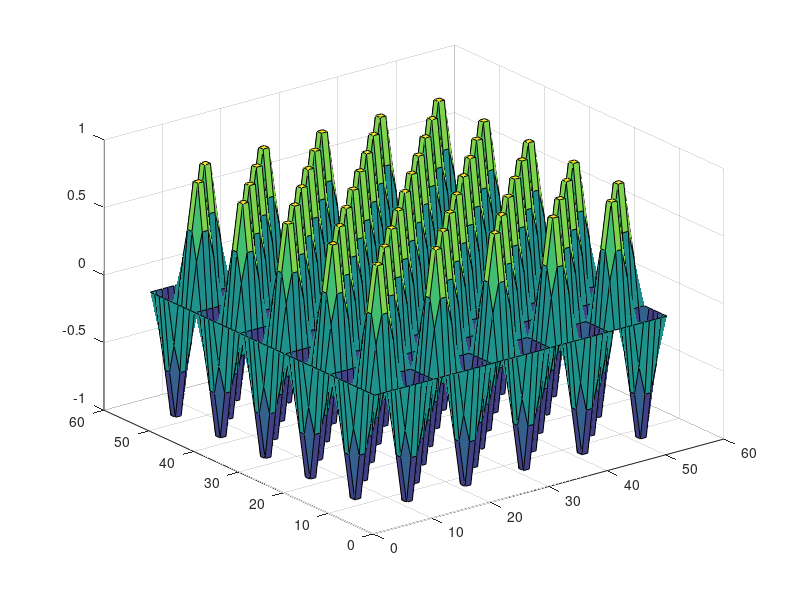

Write MATLAB code to recreate this figure.
%% 0.1
clc;
clear;
a = 1;
b = 2;
c = a + b;
d = cos(a);
e = 3 + 4i;



%% 0.2
f = [1 2 3 4 5];
g = 1:5;
h = [3,4,5];
i = [3;4;5];
J = [1,2;3,4];
k = 0:0.1:5;
M = [1 2; 3 4] + [1 1; 1 1] * 1i;
n = 3;


%% 0.3
t = sin(2 * pi * k);
plot (k, t);
surf(J);
surf(t'*t);

% help cos;
% doc plot;
% doc size;

%% 0.4
diag(J);
diag(1:5);

A = rand(7);
% A(2,3);
% A(1:3,5:end);





































